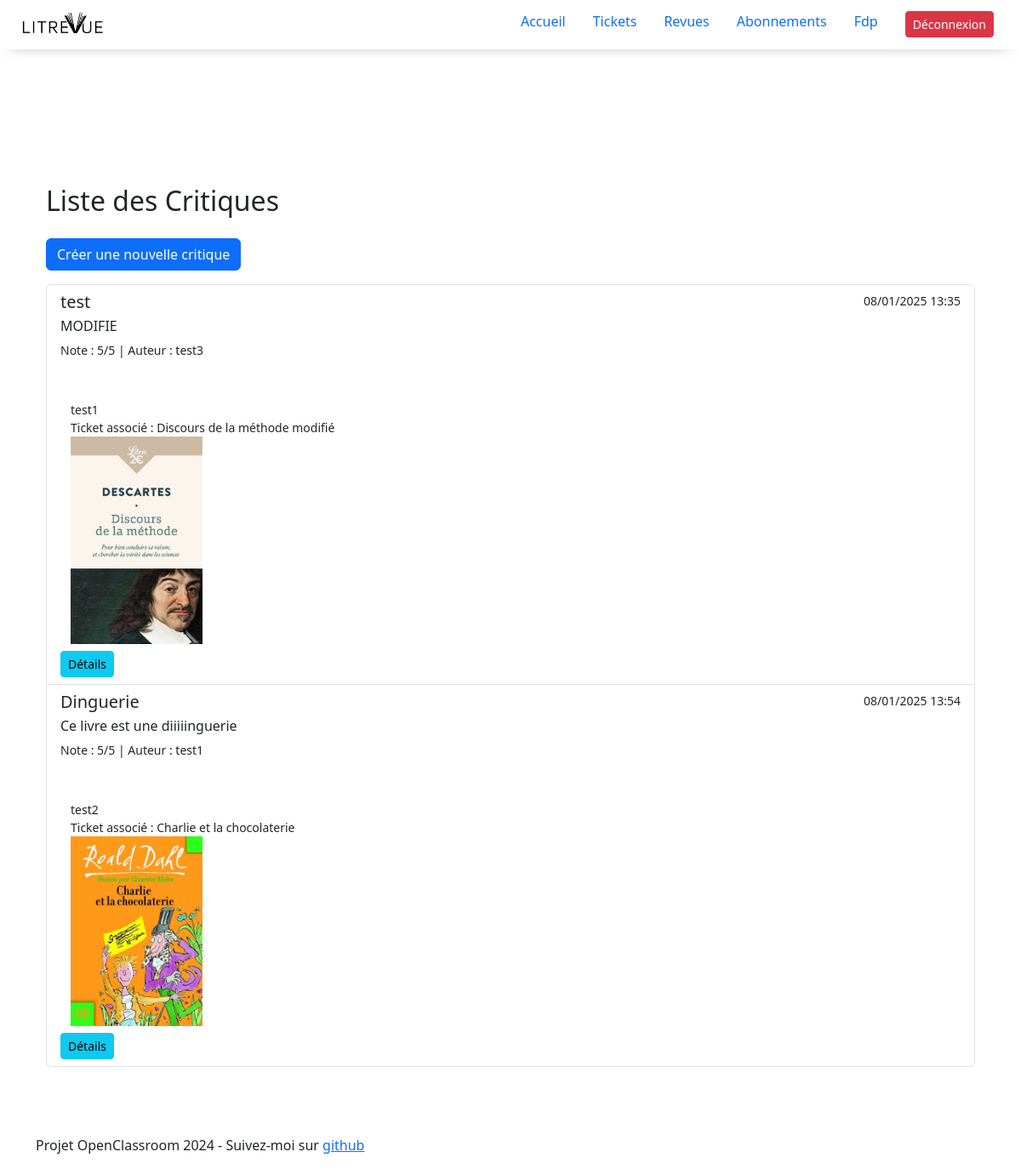
Screenshot of /reviews/ (signed in) with the database file from the repository.
### users/models.py (models this page shows, shortened)
class CustomUser(modelsAuth.AbstractUser):
    followed_users = models.ManyToManyField('self', through=UserFollows,  symmetrical=False, related_name='followers_set')

### website/models.py (models this page shows, shortened)
class Review(models.Model):
    ticket = models.ForeignKey(to=Ticket, on_delete=models.CASCADE)
    rating = models.PositiveSmallIntegerField(
        validators=[MinValueValidator(0), MaxValueValidator(5)],
    )
    headline = models.CharField(max_length=128)
    body = models.TextField(max_length=8192, blank=True)
    user = models.ForeignKey(
        to=settings.AUTH_USER_MODEL, on_delete=models.CASCADE
    )
    time_created = models.DateTimeField(auto_now_add=True)

class Ticket(models.Model):
    book = models.CharField(max_length=128,default='Default Title')
    description = models.TextField(max_length=2048, blank=True)
    user = models.ForeignKey(settings.AUTH_USER_MODEL, on_delete=models.CASCADE)
    image = models.ImageField(upload_to='tickets/', null=True, blank=True)
    time_created = models.DateTimeField(auto_now_add=True)

### website/views.py (the view)
# urls.py: path('reviews/', ReviewListView.as_view(), name='review_list'),
class ReviewListView(LoginRequiredMixin, ListView):
    model = Review
    template_name = 'website/ReviewList.html'
    context_object_name = 'reviews'
    def get_queryset(self):
        return Review.objects.all()

### website/templates/website/ReviewList.html (shortened to what this page needs)
{% extends 'website/base.html' %}
{% block content %}
<div class="main_content container mt-5">
    <h2 class="mb-4">Liste des Critiques</h2>
    <a href="{% url 'website:create_review' %}" class="btn btn-primary mb-3">Créer une nouvelle critique</a>
    {% if reviews %}
        <div class="list-group">
        {% for review in reviews %}
        <div class="list-group-item list-group-item-action flex-column align-items-start">
            <div class="d-flex w-100 justify-content-between">
                <h5 class="mb-1">{{ review.headline }}</h5>
                <small>{{ review.time_created|date:"d/m/Y H:i" }}</small>
            </div>
            <p class="mb-1">{{ review.body|truncatewords:30 }}</p>
            <small>Note : {{ review.rating }}/5 | Auteur : {{ review.user.username }}</small>
            {% if review.ticket %}
                <div class="container mt-5">
                    <small class="d-block">{{ review.ticket.user }}</small>
                    <small class="d-block">Ticket associé : {{ review.ticket.book }}</small>
                    <small class="d-block">
                        {% if review.ticket.image %}
                            <img class="ticket_img" src="{{ review.ticket.image.url }}" alt="Image du ticket" class="img-fluid">
                            {% else %}
                                Pas d'image disponible
                            {% endif %}
                    </small>
                </div>
            {% endif %}
            <div class="mt-2">
                <a href="{% url 'website:review_detail' review.pk %}" class="btn btn-sm btn-info">Détails</a>
            </div>
        </div>
        {% endfor %}
        </div>
    {% endif %}
</div>
{% endblock %}

### website/templates/website/base.html (shortened to what this page needs)
{%load static %}
<!DOCTYPE html>
<html lang="en">
    <head>
        <link rel="stylesheet" href="{% static 'website/navbar.css' %}" />
        <link rel="stylesheet" href="{% static 'website/home.css' %}" />
        <link href="https://cdn.jsdelivr.net/npm/bootstrap@5.3.2/dist/css/bootstrap.min.css" rel="stylesheet">
    </head>
    <body>
        <header class="header">
            <div class="navbar">
                <a href="{% url 'website:home' %}" class="logo">
                    <img class="logo" src="{% static 'website/Logo_LitRevue.png' %}" alt="LitRevue Logo">
                </a>
               	<nav class="nav">
	            	<a href="{% url 'website:home' %}"> Accueil</a>
	                {% if request.user.is_authenticated %}
	    	              	<a href="{% url 'website:ticket_list' %}"> Tickets </a>
	    	              	<a href="{% url 'website:review_list' %}"> Revues </a>
                              <a href="{% url 'website:followed_users' %}"> Abonnements </a>
		                	<a href="http://127.0.0.1:8000/user/{{request.user}}"> {{request.user | title}}</a>
	    	                <form class="logout" method="post" action="{% url 'users:logout' %}" class="logout-form">
                                <button type="submit" class="btn btn-danger btn-sm">
                                     Déconnexion
                                </button>
                            </form>
	                {% else %}
							<a class="btn btn-outline">Login</a>
                            <a href="{% url 'users:register' %}" class="btn btn-primary">Join Now</a>
	                {% endif %}
	              </nav>
            </div>
        </header>
        <main>
            <div class="container">
             {%block content %}
             {%endblock content%}
            </div>
        </main>
        <footer class="footer">
            <div class="container">
				<p>Projet OpenClassroom 2024 - Suivez-moi sur <a href="https://github.com/Zeatop"> github </a></p>
            </div>
        </footer>
    </body>
</html>

### website/static/website/navbar.css (style rules this page uses)
footer { margin-top: 5rem }
.navbar { position: fixed; top: 0; left: 0 !important; width: 100% !important; padding: 1rem 0; margin: 0 !important; height: auto; z-index: 1000; background: white; box-shadow: -2px 5px 20px -15px rgba(0,0,0,0.74); }
.logo { max-width: 35%; }
.logout { padding-left: 1rem; }
.nav a { padding-left: 1rem; padding-right: 1rem; text-decoration: none; }
.nav { padding-right: 2rem }
.main_content { padding-top: 10%; position: relative; z-index: 1; top: 0; }

### website/static/website/home.css (style rules this page uses)
.ticket_img { max-width: 15% }

### rows the page displays
CustomUser: user "Fdp"
Review: headline "test", time_created "08/01/2025 13:35", body "MODIFIE", rating "5", user.username "test3", ticket.user "test1", ticket.book "Discours de la méthode modifié", ticket.image (picture)
Review: headline "Dinguerie", time_created "08/01/2025 13:54", body "Ce livre est une diiiiinguerie", rating "5", user.username "test1", ticket.user "test2", ticket.book "Charlie et la chocolaterie", ticket.image (picture)
